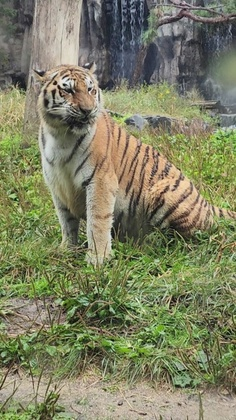
%> input picture hw4/tiger.jpg, 236 x 420 px, shrunk from 468 x 832 before the run
$ octave hw4_img_restoration.m   (GNU Octave 9; MATLAB toolbox functions it lacks are replaced by stand-ins)
%> lines starting %> are read from the running program, lines starting %| are printed output that depends on the picture
% Image Signal Processing
% Title: HW #4 Image Restoration
% Date: 2023.10.11
% Author: choongman.lee

clear all;

BlurMode=0;   % 0: by Gaussian filter, 1: Motion Blur
Apply_ExtPAD=true;
ImgCrop=true;

img=imread('tiger.jpg'); img=rgb2gray(img);
%> further down, img is the input picture: size 420x236x3 uint8; mean R, G, B 126.7, 129, 99.4
%img=imread('chart3.bmp');
[A,B]=size(img);
%> A = 420; B = 236
img=double(img)/255;
%> img: size 420x236 double

%% Make a blurred image by Gaussian Filter or Motion blur function
L=7;
M=(L+1)/2;

if(BlurMode==0) % Gaussian filter
    g_filter=zeros(L,L);
    sigma_d=3;
    for m=1:L
        for n=1:L
            g_filter(m,n)=(exp((-(m-M)^2-(n-M)^2)/2/sigma_d^2));
        end
    end
    s=sum(g_filter(:));
    g_filter=g_filter/s;
    filter_img=conv2(img,g_filter,'same');
    filter_img([1:3,A-2:A],:)=[]; filter_img(:,[1:3,B-2:B])=[];
else            % Motion Blur
    m_blur=fspecial('motion',9,45);
    filter_img=conv2(img,m_blur,'same');
    g_filter=m_blur;
end

blur_img=filter_img;

%% Image extension and zero-padding
E=0; zp=0;
if(Apply_ExtPAD)
    E=5;
    filter_img=padarray(filter_img,[E E],'both','replicate');
%> filter_img: size 424x240 double
    zp=15;
    filter_img=padarray(filter_img,[zp zp],0,'both');
%> filter_img: size 454x270 double
end

%% Wiener filtering
af=padarray(filter_img,[M-1 M-1],0,'post');
[Nn,Mm]=size(af);
%> Nn = 457; Mm = 273

hf=padarray(g_filter,[Nn-L Mm-L],0,'post');
HF=fft2(hf);
YF=fft2(af);

eps=0.01;
D=HF.*conj(HF)+eps;
W=conj(HF)./D;
XH=W.*YF;
xh=ifft2(XH);
xx=real(xh(1:A-2*L+2*(E+zp),1:B-2*L+2*(E+zp)));

%% Image Cropping
if(ImgCrop)
    x1=2*(E+zp); x2=A-2*L; x3=A-2*L+2*(E+zp);
%> after `x2=A-2*L`: x2 = 406
%> after `x3=A-2*L+2*(E+zp)`: x3 = 446
    xx([1:x1,A-2*L:A-2*L+2*(E+zp)],:)=[]; xx(:,[1:x1,B-2*L:B-2*L+2*(E+zp)])=[];
%> after `xx(:,[1:x1,B-2*L:B-2*L+2*(E+zp)])=[]`:
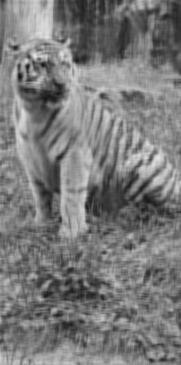
%> xx: size 365x181 double; min 0.066, max 0.924, mean 0.481
end

%% Deblurring using deconvwnr or deconvlucy, Matlab built-in function
y=deconvwnr(blur_img,g_filter,0.01);
y_luc=deconvlucy(blur_img,g_filter);
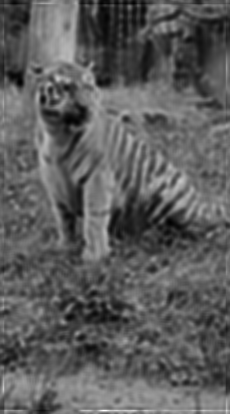
%> y_luc: size 414x230 double; min 0.0976, max 1.17, mean 0.49; drawn with min black and max white

%% Deblurring using deconvwnr with edgetaper, Matlab built-in function
bb=edgetaper(blur_img,g_filter);
yy=deconvwnr(bb,g_filter,0.01);

%% Plot
figure, subplot(1,4,1), imshow(blur_img), title('Blurred Image')
subplot(1,4,2), imshow(xx), title('Deblurred Image')
subplot(1,4,3), imshow(y), title('Deblurred Image by deconvwnr function')
subplot(1,4,4), imshow(yy), title('Deblurred Image by edgetaper & deconvwnr')
figure, subplot(1,2,1), imshow(y), title('Deblurred Image by deconvwnr')
subplot(1,2,2), imshow(y_luc), title('Deblurred Image by deconvlucy')
%> after `imshow(y_luc)`:
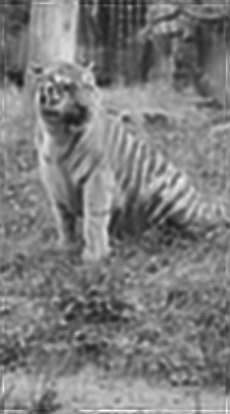
%> displayed picture: size 414x230, on the screen's scale of 0 to 255; min 25, max 255, mean 124.9

%% Denoising using Wiener filter
noise_var=40/255;
nn=noise_var*randn([A,B]);
noisy_img=double(img)+noise_var*randn([A,B]);
for a=1:A
    for b=1:B
        noisy_img(a,b)=min(1,noisy_img(a,b));
        noisy_img(a,b)=max(0,noisy_img(a,b));
    end
end
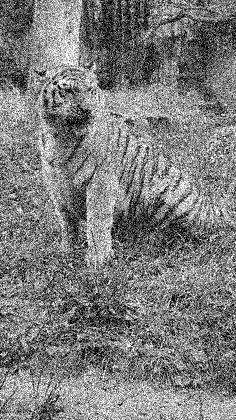
%> noisy_img: size 420x236 double; min 0, max 1, mean 0.49

NN=fft2(nn);
Npower=NN.*conj(NN);
nYF=fft2(noisy_img);
Spower=nYF.*conj(nYF);
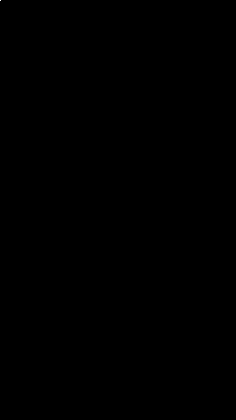
%> Spower: size 420x236 double; min 0.0975, max 2.36e+09, mean 28919.7; drawn with min black and max white
HHF=1;
NSR=Npower./abs(Spower-Npower);
DD=HHF.*conj(HHF)+NSR+eps;
WW=conj(HHF)./DD;
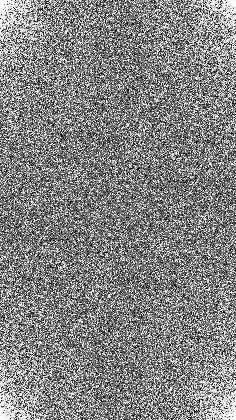
%> WW: size 420x236 double; min 1.86e-05, max 0.99, mean 0.516
XXH=WW.*nYF;
xxh=ifft2(XXH);

%% Denoising by Bilateral Filter
noisy_img_p=padarray(noisy_img,[M-1 M-1],'both');
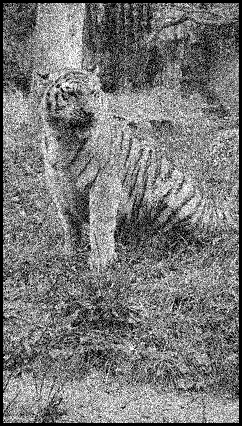
%> noisy_img_p: size 426x242 double; min 0, max 1, mean 0.472
sigma_s=40;

for i=1+(M-1):A+(M-1)
    for j=1+(M-1):B+(M-1)
        I_pq=noisy_img_p(i-(M-1):i+(M-1),j-(M-1):j+(M-1))-noisy_img_p(i,j);
        b_filter_t=exp(-I_pq.^2/2/sigma_s^2);
        b_filter=b_filter_t.*g_filter;
        b_filter=b_filter/sum(b_filter(:));
        temp=noisy_img_p(i-(M-1):i+(M-1),j-(M-1):j+(M-1)).*b_filter;
        b_filter_img(i-(M-1),j-(M-1))=sum(temp(:));
    end
end

%% Plot
figure, subplot(1,3,1), imshow(img), title('Original Image')
subplot(1,3,2), imshow(noisy_img), title('Noisy Image')
subplot(1,3,3), imshow(xxh), title('Denoised Image by weiner filter')
figure, subplot(1,2,1), imshow(xxh), title('Denoised Image by weiner filter')
subplot(1,2,2), imshow(b_filter_img), title('Denoised Image by bilateral filter')

%% PSNR
psnr_n=psnr(noisy_img,img);
%> psnr_n = 16.28
psnr_wnr=psnr(xxh,img);
%> psnr_wnr = 18.85
psnr_btr=psnr(b_filter_img,img);
%> psnr_btr = 19.84
